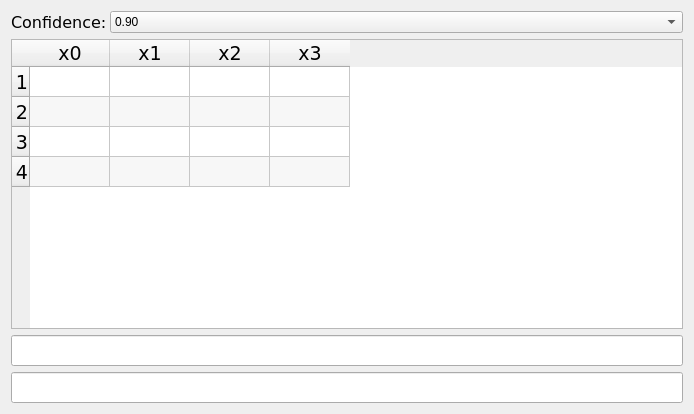
<?xml version="1.0" encoding="UTF-8"?>
<ui version="4.0">
 <class>guiClass</class>
 <widget class="QWidget" name="guiClass">
  <property name="geometry">
   <rect>
    <x>0</x>
    <y>0</y>
    <width>694</width>
    <height>414</height>
   </rect>
  </property>
  <property name="minimumSize">
   <size>
    <width>691</width>
    <height>384</height>
   </size>
  </property>
  <property name="windowTitle">
   <string>GUI</string>
  </property>
  <layout class="QVBoxLayout" name="verticalLayout">
   <item>
    <layout class="QHBoxLayout" name="horizontalLayout" stretch="0,5">
     <property name="spacing">
      <number>3</number>
     </property>
     <item>
      <widget class="QLabel" name="label_3">
       <property name="font">
        <font>
         <family>Verdana</family>
         <pointsize>12</pointsize>
        </font>
       </property>
       <property name="text">
        <string>Confidence:</string>
       </property>
      </widget>
     </item>
     <item>
      <widget class="QComboBox" name="confidence">
       <item>
        <property name="text">
         <string>0.90</string>
        </property>
       </item>
       <item>
        <property name="text">
         <string>0.95</string>
        </property>
       </item>
       <item>
        <property name="text">
         <string>0.98</string>
        </property>
       </item>
       <item>
        <property name="text">
         <string>0.99</string>
        </property>
       </item>
      </widget>
     </item>
    </layout>
   </item>
   <item>
    <widget class="QTableWidget" name="table">
     <property name="font">
      <font>
       <family>Verdana</family>
       <pointsize>14</pointsize>
      </font>
     </property>
     <property name="verticalScrollBarPolicy">
      <enum>Qt::ScrollBarAlwaysOff</enum>
     </property>
     <property name="horizontalScrollBarPolicy">
      <enum>Qt::ScrollBarAsNeeded</enum>
     </property>
     <property name="sizeAdjustPolicy">
      <enum>QAbstractScrollArea::AdjustIgnored</enum>
     </property>
     <property name="editTriggers">
      <set>QAbstractItemView::NoEditTriggers</set>
     </property>
     <property name="alternatingRowColors">
      <bool>true</bool>
     </property>
     <property name="verticalScrollMode">
      <enum>QAbstractItemView::ScrollPerPixel</enum>
     </property>
     <property name="horizontalScrollMode">
      <enum>QAbstractItemView::ScrollPerPixel</enum>
     </property>
     <property name="showGrid">
      <bool>true</bool>
     </property>
     <property name="cornerButtonEnabled">
      <bool>false</bool>
     </property>
     <attribute name="horizontalHeaderDefaultSectionSize">
      <number>80</number>
     </attribute>
     <attribute name="horizontalHeaderShowSortIndicator" stdset="0">
      <bool>false</bool>
     </attribute>
     <attribute name="verticalHeaderVisible">
      <bool>true</bool>
     </attribute>
     <attribute name="verticalHeaderStretchLastSection">
      <bool>false</bool>
     </attribute>
     <row>
      <property name="text">
       <string>1</string>
      </property>
      <property name="textAlignment">
       <set>AlignTrailing|AlignVCenter</set>
      </property>
     </row>
     <row>
      <property name="text">
       <string>2</string>
      </property>
      <property name="textAlignment">
       <set>AlignTrailing|AlignVCenter</set>
      </property>
     </row>
     <row>
      <property name="text">
       <string>3</string>
      </property>
      <property name="textAlignment">
       <set>AlignTrailing|AlignVCenter</set>
      </property>
     </row>
     <row>
      <property name="text">
       <string>4</string>
      </property>
      <property name="textAlignment">
       <set>AlignTrailing|AlignVCenter</set>
      </property>
     </row>
     <column>
      <property name="text">
       <string>x0</string>
      </property>
     </column>
     <column>
      <property name="text">
       <string>x1</string>
      </property>
     </column>
     <column>
      <property name="text">
       <string>x2</string>
      </property>
     </column>
     <column>
      <property name="text">
       <string>x3</string>
      </property>
     </column>
    </widget>
   </item>
   <item>
    <widget class="QLineEdit" name="res">
     <property name="font">
      <font>
       <family>Verdana</family>
       <pointsize>14</pointsize>
      </font>
     </property>
     <property name="readOnly">
      <bool>true</bool>
     </property>
    </widget>
   </item>
   <item>
    <widget class="QLineEdit" name="res_n">
     <property name="font">
      <font>
       <family>Verdana</family>
       <pointsize>14</pointsize>
      </font>
     </property>
    </widget>
   </item>
  </layout>
 </widget>
 <layoutdefault spacing="6" margin="11"/>
 <resources>
  <include location="GUI.qrc"/>
 </resources>
 <connections/>
</ui>
